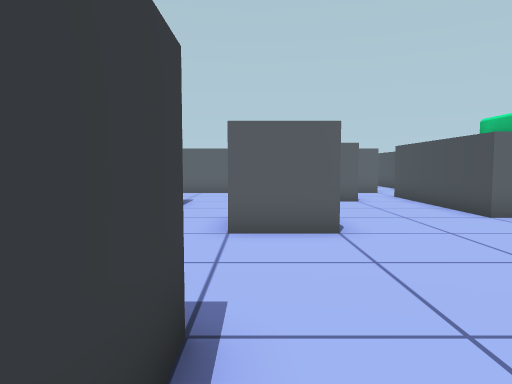
[1] (above)

21 first-person views from a walk through a Unity game level. The camera is 1.2 m above the floor, tilts 4° down and sees 70° across. The floor is counted in squares, 1 m on a side. Each view is taken from the middle of a square. On the plan, view 1 faces up. The plan holds only what a view shows up to about 15 squares ahead; the rest is blank. The place goes on beyond the plan.

[2]
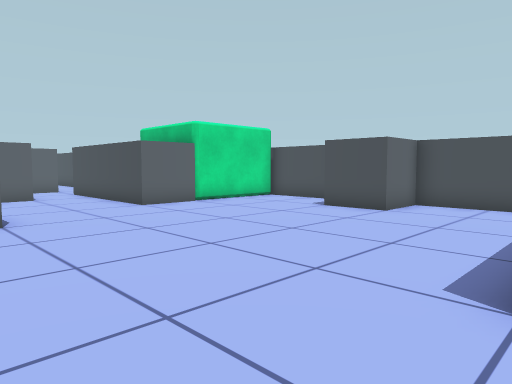

[3]
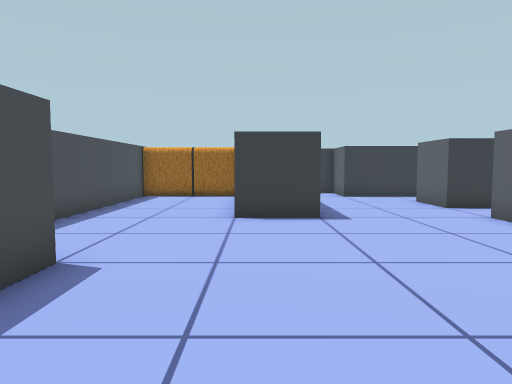

[4]
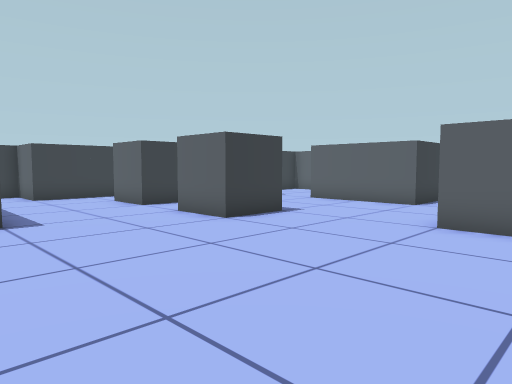

[5]
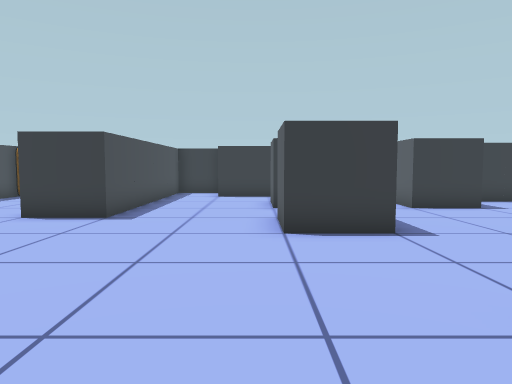

[6]
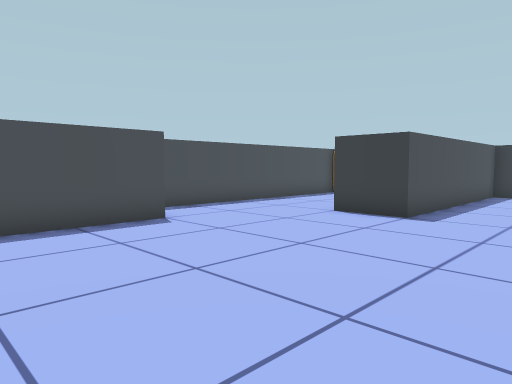

[7]
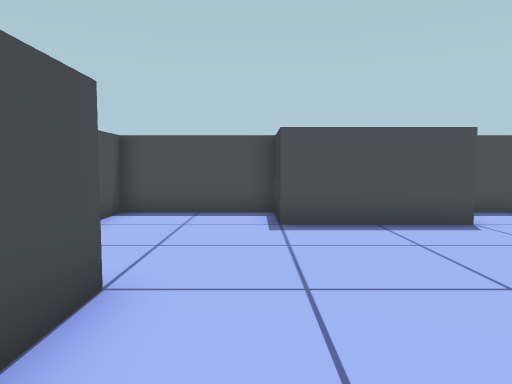

[8]
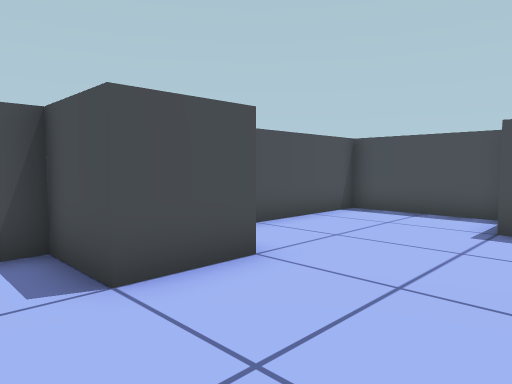

[9]
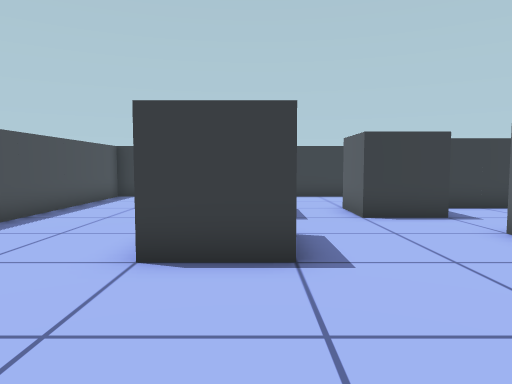

[10]
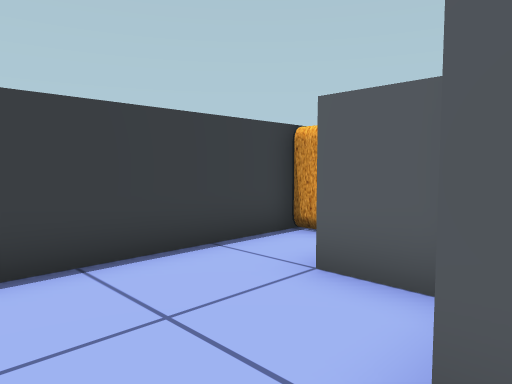

[11]
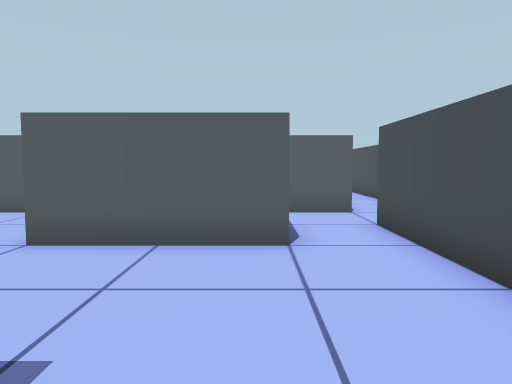

[12]
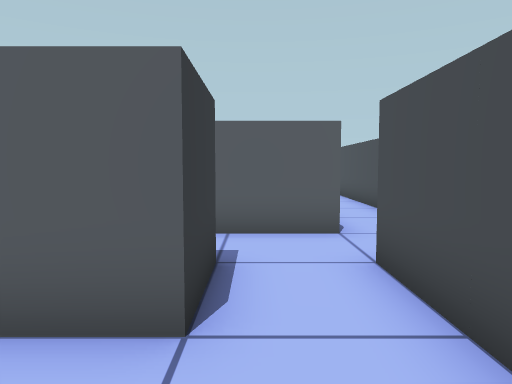

[13]
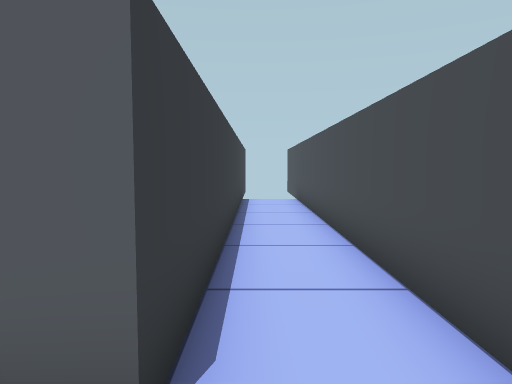

[14]
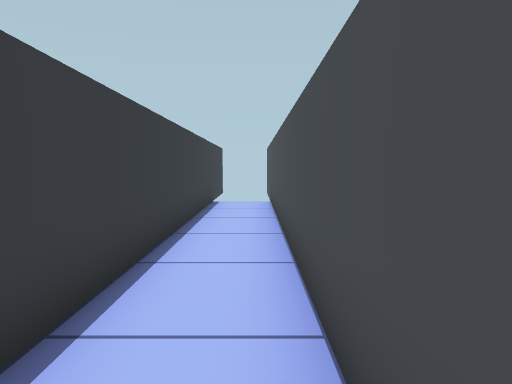

[15]
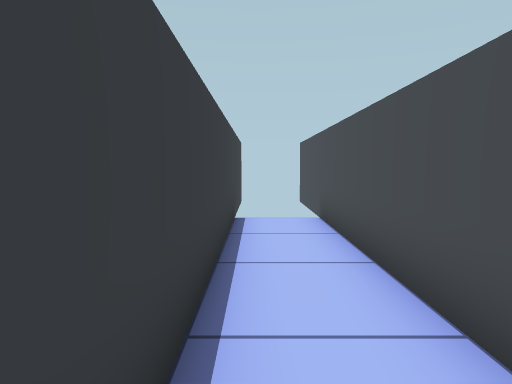

[16]
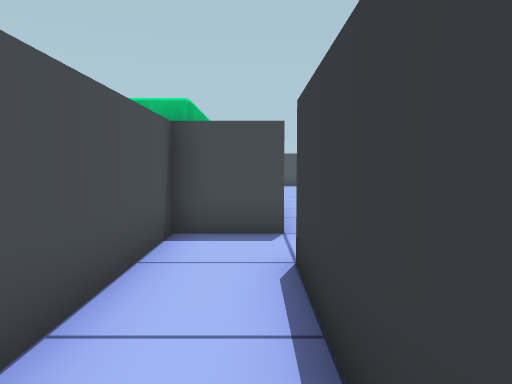

[17]
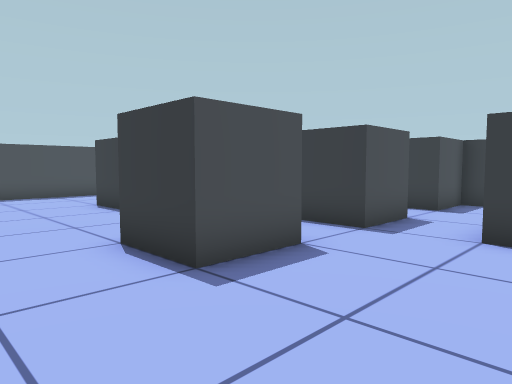

[18]
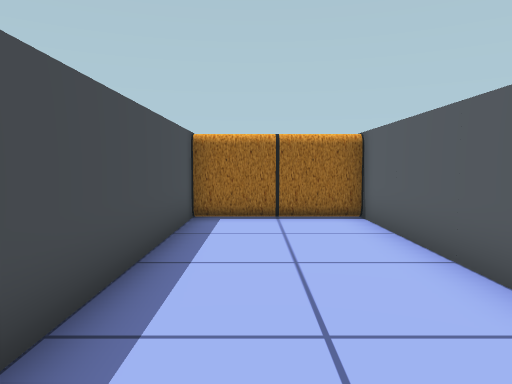

[19]
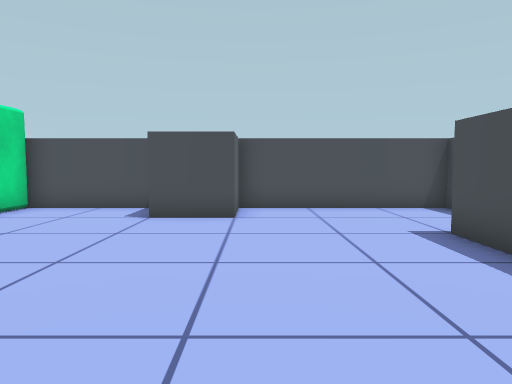

[20]
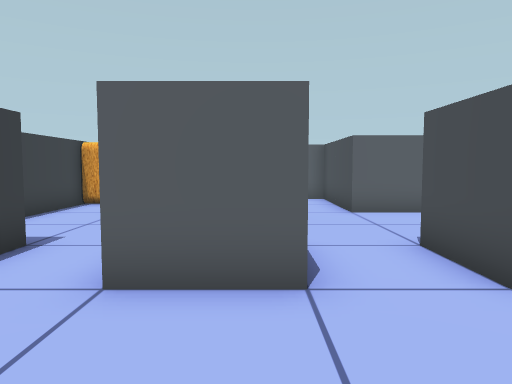

[21]
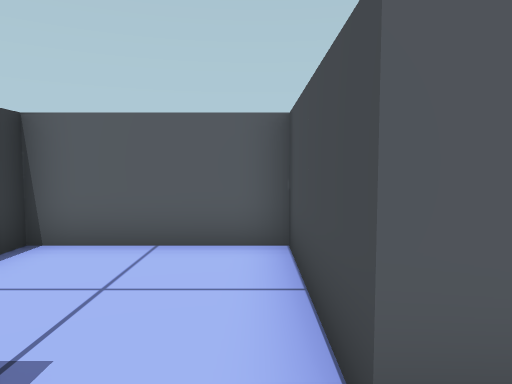

### Floor plan
Ten units are one square. View 1 is at (0, 0); x grows to the right and y downward. Boxes are objects, and circles mark ways between rooms. Rooms are numbered by the first view taken in them; rooms with no view inside come last. Other rooms are left out.
<svg viewBox="-90 -300 210 340">
<path fill="none" stroke="#000" d="M15 -65 -5 -65 -5 -85 15 -85 15 -65M-15 -5 -65 -5M34 15 75 15 75 31M75 -85 55 -85 55 -145M-46 -85 -25 -85 -25 -65 -45 -65M74 35 115 35 115 -25 95 -25 95 -45 115 -45 115 -86M-65 -85 -65 -45 -85 -45 -85 -25 -5 -25 -5 -5M-25 -126 -25 -105 -45 -105M35 -146 35 -125 -5 -125 -5 -135M-65 35 24 35M55 -145 75 -145 75 -295M55 -295 55 -165 32 -165M-5 -135 -5 -165 -45 -165 -45 -135"/>
<rect x="-85" y="15" width="20" height="20" fill="#bbb"><title>other object</title></rect>
<rect x="-85" y="-5" width="20" height="20" fill="#bbb"><title>other object</title></rect>
<circle cx="45" cy="-135" r="3" fill="#2a7"/>
<circle cx="-15" cy="-125" r="3" fill="#2a7"/>
<text x="20" y="-40">1</text>
<text x="60" y="-200">2</text>
<text x="-30" y="-150">3</text>
</svg>
Room 1 opens to room 2. Room 1 opens to room 3.

Where each view was taken, in squares from view 1:
view 1: 0 up, 0 right, facing up
view 2: 2 down, 0 right, facing up-right
view 3: 1 up, 8 right, facing left
view 4: 1 up, 8 right, facing up-left
view 5: 6 up, 8 right, facing left
view 6: 6 up, 8 right, facing down-left
view 7: 6 up, 8 right, facing down
view 8: 6 up, 6 right, facing down-right
view 9: 8 up, 6 right, facing left
view 10: 9 up, 4 left, facing up-left
view 11: 7 up, 3 right, facing up
view 12: 10 up, 4 right, facing up
view 13: 15 up, 6 right, facing up
view 14: 16 up, 7 right, facing up
view 15: 20 up, 6 right, facing up
view 16: 21 up, 6 right, facing down
view 17: 12 up, 4 right, facing down-left
view 18: 2 down, 2 right, facing left
view 19: 2 up, 1 right, facing right
view 20: 3 up, 3 left, facing up
view 21: 11 up, 1 left, facing up
